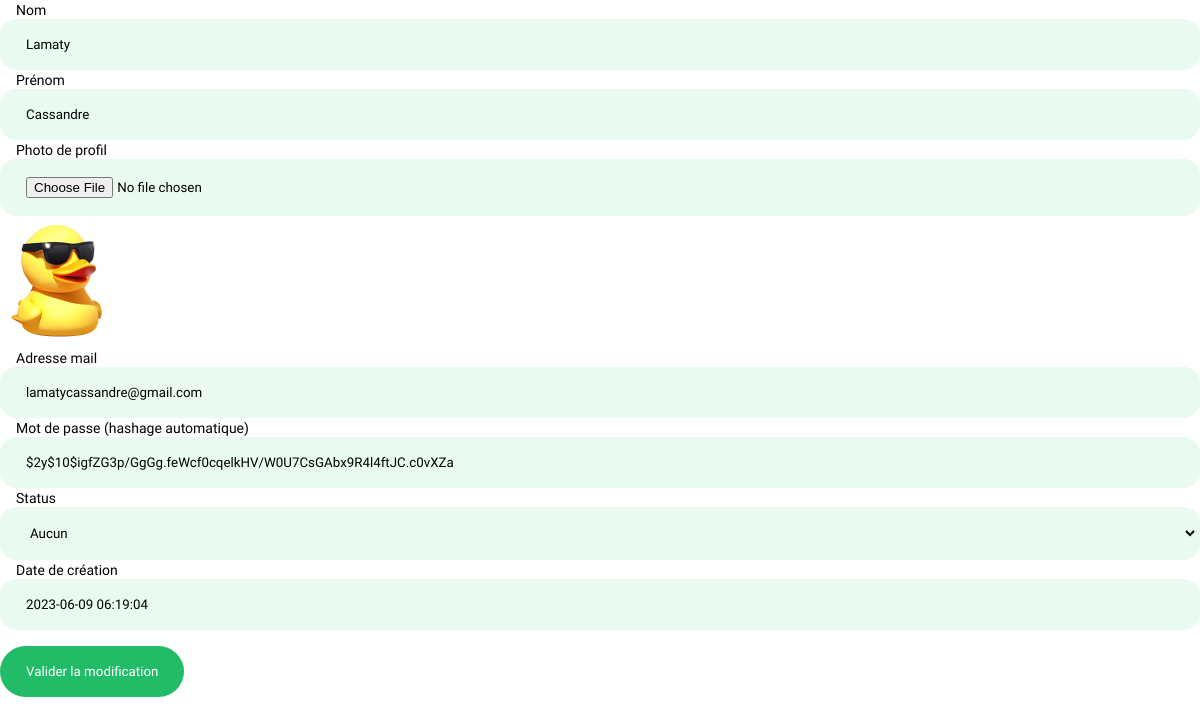
The page /admin/forms/users_update_form.php?id=1 on the database its author committed.
### tables this page shows
CREATE TABLE `users` (
  `id` int(11) NOT NULL AUTO_INCREMENT,
  `last_name` varchar(50) DEFAULT NULL,
  `first_name` varchar(50) DEFAULT NULL,
  `picture` varchar(150) DEFAULT 'default.png',
  `email` varchar(50) DEFAULT NULL,
  `password` varchar(255) DEFAULT NULL,
  `status` tinyint(4) DEFAULT NULL,
  `created_at` timestamp NOT NULL DEFAULT current_timestamp(),
  PRIMARY KEY (`id`)
);

### admin/forms/users_update_form.php (called while the page is built, shortened)
<?php
    require '../../layouts/adminForms.php';

### views/admin/forms/users_update_form.php (the view, shortened to what this page needs)
<?php
    $bd = dbConnect();
    $id = $_GET['id'];
    $query = $bd -> prepare('SELECT * FROM users WHERE id = :id');
    $query -> execute(array(
        'id' => $id
    ));
    $user = $query -> fetch();
?>
<form action="../users_update.php" method="post" enctype="multipart/form-data">
    <div>
        <label for="last_name">Nom</label>
        <input type="text" name="last_name" id="last_name" value="<?= $user['last_name'] ?>">
    </div>
    <div>
        <label for="first_name">Prénom</label>
        <input type="text" name="first_name" id="first_name" value="<?= $user['first_name'] ?>">
    </div>
    <div>
        <label for="picture">Photo de profil</label>
        <input type="file" name="picture" id="picture">
        <img src="../../assets/images/avatars/<?= $user['picture'] ?>" alt="Photo de profil utilisateur">
    </div>
    <div>
        <label for="email">Adresse mail</label>
        <input type="text" name="email" id="email" value="<?= $user['email'] ?>">
    </div>
    <div>
        <label for="password">Mot de passe (hashage automatique)</label>
        <input type="text" name="password" id="password" value="<?= $user['password'] ?>">
    </div>
    <div>
        <label for="status">Status</label>
        <select name="status">
            <option value="0" <?php if($user['status'] == '') echo 'selected' ?>>Aucun</option>
        </select>
    </div>
    <div>
        <label for="created_at">Date de création</label>
        <input type="text" name="created_at" id="created_at" value="<?= $user['created_at'] ?>">
    </div>
    <button class="btn green" type="submit">Valider la modification</button>
</form>

### assets/css/style.css (style rules this page uses)
:root { --transitionShort: cubic-bezier(0.175, 0.885, 0.32, 1.275) 0.2s; --transitionLong: cubic-bezier(0.175, 0.885, 0.32, 1.275) 0.5s; --color-primary-50: #e9fbf1; --color-primary-100: #d4f7e4; --color-primary-200: #a9efc8; --color-primary-300: #7ee7ad; --color-primary-400: #52e092; --color-primary-500: #22bb67; --color-primary-600: #1fad5f; --color-primary-700: #188147; --color-primary-800: #10562f; --color-primary-900: #082b18; --color-primary-950: #04160c; }
* { margin: 0; padding: 0; box-sizing: border-box; font-family: "Work Sans", sans-serif; }
body { transition: var(--transitionLong); }
.btn { padding: 16px 24px; background: rgb(255, 255, 255); cursor: pointer; border: none; border-radius: 100px; border: 2px solid transparent; transition: var(--transitionShort); font-weight: 500; }
.btn.green { background: var(--color-primary-500); color: white; }
input, textarea, select { padding: 16px 24px; border: none; outline: none; width: 100%; background: var(--color-primary-50); transition: ease-in 0.1s; border: 2px solid transparent; border-radius: 16px; }
label { margin-left: 16px; font-size: 14px; }
form .btn { margin-top: 16px; }

### rows shown on the page
users: last_name "Lamaty", first_name "Cassandre", picture (placeholder picture), email "lamatycassandre@gmail.com", password "$2y$10$igfZG3p/GgGg.feWcf0cqelkHV/W0U7CsGAbx9R4l4ftJC.c0vXZa", status "Aucun", created_at "2023-06-09 06:19:04"
